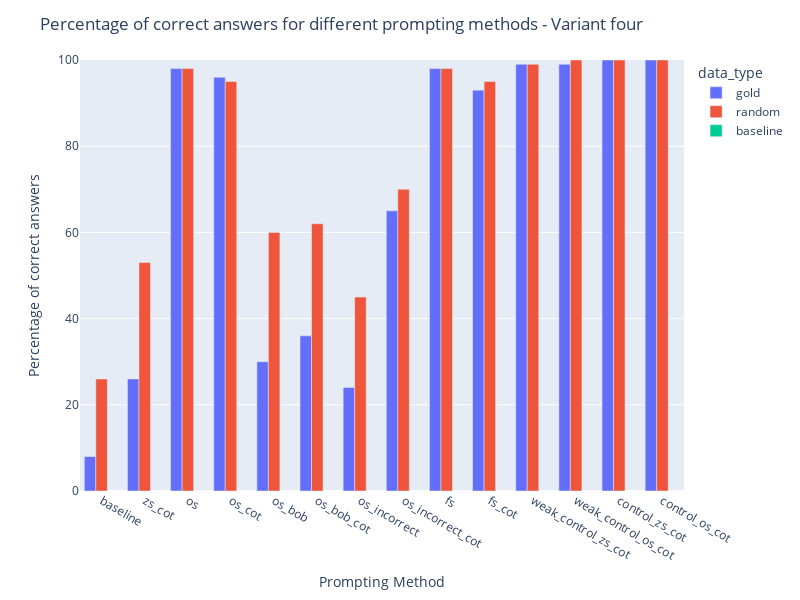

Notebook code cell kept with this figure:
### Code cell
fig = draw("four")
fig.show()

### Figure 1 — Plotly figure (JSON) as saved in the notebook; plotly's stock layout.template omitted (floating-point values rounded to 4 significant figures)
{"data": [{"alignmentgroup": "True", "hovertemplate": "data_type=gold<br>prompting_method=%{x}<br>count_correct=%{y}<extra></extra>", "legendgroup": "gold", "marker": {"color": "#636efa", "pattern": {"shape": ""}}, "name": "gold", "offsetgroup": "gold", "orientation": "v", "showlegend": true, "textposition": "auto", "type": "bar", "x": ["baseline", "zs_cot", "os", "os_cot", "os_bob", "os_bob_cot", "os_incorrect", "os_incorrect_cot", "fs", "fs_cot", "weak_control_zs_cot", "weak_control_os_cot", "control_zs_cot", "control_os_cot"], "xaxis": "x", "y": [8, 26, 98, 96, 30, 36, 24, 65, 98, 93, 99, 99, 100, 100], "yaxis": "y"}, {"alignmentgroup": "True", "hovertemplate": "data_type=random<br>prompting_method=%{x}<br>count_correct=%{y}<extra></extra>", "legendgroup": "random", "marker": {"color": "#EF553B", "pattern": {"shape": ""}}, "name": "random", "offsetgroup": "random", "orientation": "v", "showlegend": true, "textposition": "auto", "type": "bar", "x": ["baseline", "zs_cot", "os", "os_cot", "os_bob", "os_bob_cot", "os_incorrect", "os_incorrect_cot", "fs", "fs_cot", "weak_control_zs_cot", "weak_control_os_cot", "control_zs_cot", "control_os_cot"], "xaxis": "x", "y": [26, 53, 98, 95, 60, 62, 45, 70, 98, 95, 99, 100, 100, 100], "yaxis": "y"}, {"alignmentgroup": "True", "hovertemplate": "data_type=baseline<br>prompting_method=%{x}<br>count_correct=%{y}<extra></extra>", "legendgroup": "baseline", "marker": {"color": "#00cc96", "pattern": {"shape": ""}}, "name": "baseline", "offsetgroup": "baseline", "orientation": "v", "showlegend": true, "textposition": "auto", "type": "bar", "x": ["baseline", "zs_cot", "os", "os_cot", "os_bob", "os_bob_cot", "os_incorrect", "os_incorrect_cot", "fs", "fs_cot", "weak_control_zs_cot", "weak_control_os_cot", "control_zs_cot", "control_os_cot"], "xaxis": "x", "y": [null, null, null, null, null, null, null, null, null, null, null, null, null, null], "yaxis": "y"}], "layout": {"autosize": false, "barmode": "group", "height": 600, "legend": {"title": {"text": "data_type"}, "tracegroupgap": 0}, "margin": {"t": 60}, "title": {"text": "Percentage of correct answers for different prompting methods - Variant four"}, "width": 800, "xaxis": {"anchor": "y", "domain": [0, 1], "title": {"text": "Prompting Method"}}, "yaxis": {"anchor": "x", "domain": [0, 1], "range": [0, 100], "title": {"text": "Percentage of correct answers"}}}}
